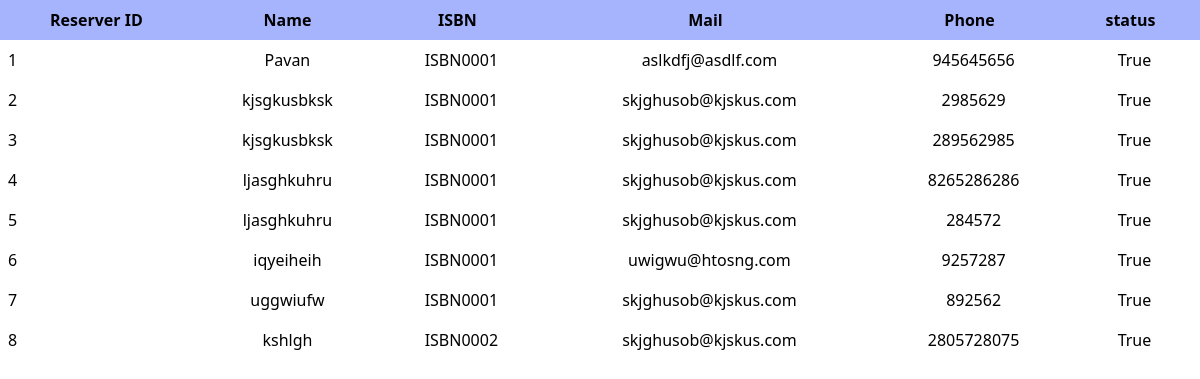
The page /guest/viewreservations/ on the database its author committed.
### books/models.py (models this page shows, shortened)
class User(models.Model):
    isbn = models.CharField(max_length=35,default="ISBN0000")
    name = models.CharField(max_length=200,default="User name")
    mail_id = models.CharField(max_length=50,default="example@example.com")
    phno = models.BigIntegerField(default=0000000000)
    resver_id = models.AutoField(primary_key=True)
    status = models.BooleanField(default=True)

### books/views.py (the view)
# urls.py: path('guest/viewreservations/', viewreservations),
def viewreservations(request):
    users = User.objects.all()
    return render(request, "viewreservations.html", {"users": users})

### templates/viewreservations.html (shortened to what this page needs)
<!DOCTYPE html>
<html lang="en">
<head>
    <script src="https://cdn.tailwindcss.com"></script>
</head>
<body>
    <table class="w-full">
        <tr class="w-1/2 bg-indigo-300">
            <th class="p-2 text-center">Reserver ID</th>
            <th class="p-2 text-center">Name</th>
            <th class="p-2 text-center pr-4">ISBN</th>
            <th class="p-2 text-center pr-4">Mail</th>
            <th class="p-2 text-center pr-4">Phone</th>
            <th class="p-2 text-center pr-4">status</th>
        </tr>
        {% for user in users %}
        <tr class="">
            <td class="p-2">{{user.resver_id}}</td>
            <td class="p-2 text-center">{{user.name}}</td>
            <td class="p-2 text-center">{{user.isbn}}</td>
            <td class="p-2 text-center">{{user.mail_id}}</td>
            <td class="p-2 text-center">{{user.phno}}</td>
            <td class="p-2 text-center">{{user.status}}</td>
        </tr>
        {% endfor %}
    </table>
</body>
</html>

### rows shown on the page
User: resver_id "1", name "Pavan", isbn "ISBN0001", mail_id "aslkdfj@asdlf.com", phno "945645656", status "True"
User: resver_id "2", name "kjsgkusbksk", isbn "ISBN0001", mail_id "skjghusob@kjskus.com", phno "2985629", status "True"
User: resver_id "3", name "kjsgkusbksk", isbn "ISBN0001", mail_id "skjghusob@kjskus.com", phno "289562985", status "True"
User: resver_id "4", name "ljasghkuhru", isbn "ISBN0001", mail_id "skjghusob@kjskus.com", phno "8265286286", status "True"
User: resver_id "5", name "ljasghkuhru", isbn "ISBN0001", mail_id "skjghusob@kjskus.com", phno "284572", status "True"
User: resver_id "6", name "iqyeiheih", isbn "ISBN0001", mail_id "uwigwu@htosng.com", phno "9257287", status "True"
User: resver_id "7", name "uggwiufw", isbn "ISBN0001", mail_id "skjghusob@kjskus.com", phno "892562", status "True"
User: resver_id "8", name "kshlgh", isbn "ISBN0002", mail_id "skjghusob@kjskus.com", phno "2805728075", status "True"
